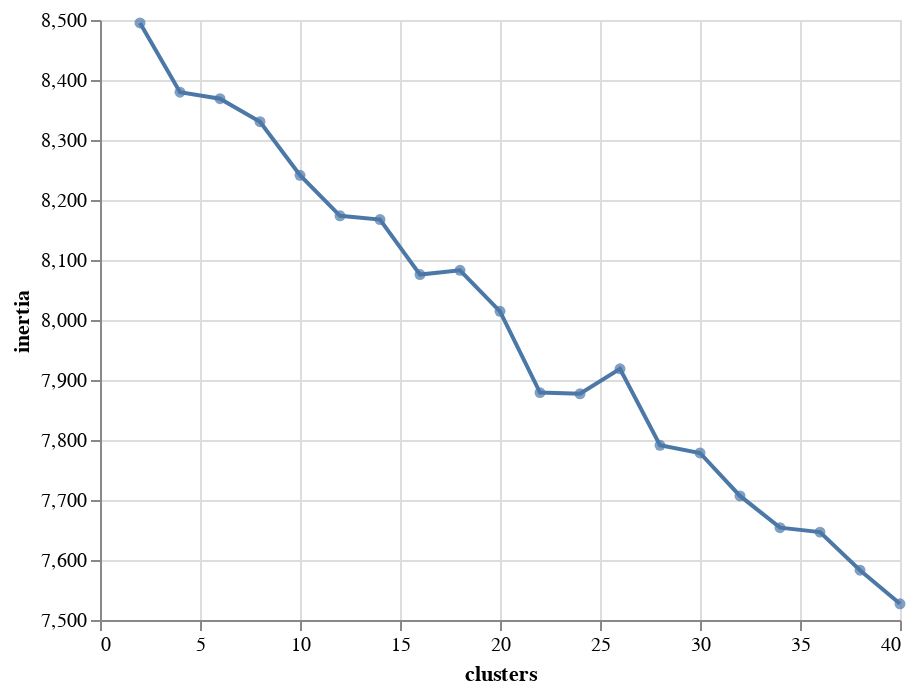

The code cell stored with this chart in its notebook:
### Code cell
# Just see if there's an obvious knee in the plot
data = alt.Data(values=performance)

lines = alt.Chart(data).mark_line().encode(
    alt.X('clusters:Q', scale=alt.Scale(zero=False)),
    alt.Y('inertia:Q', scale=alt.Scale(zero=False))
)

points = alt.Chart(data).mark_circle().encode(
    alt.X('clusters:Q', scale=alt.Scale(zero=False)),
    alt.Y('inertia:Q', scale=alt.Scale(zero=False))
)

lines + points

### Figure 1 — Vega-Lite specification as saved in the notebook (floating-point values rounded to 4 significant figures)
{"$schema": "https://vega.github.io/schema/vega-lite/v2.4.1.json", "config": {"view": {"height": 300, "width": 400}}, "layer": [{"data": {"values": [{"clusters": 2, "inertia": 8495.0}, {"clusters": 4, "inertia": 8380.0}, {"clusters": 6, "inertia": 8369.0}, {"clusters": 8, "inertia": 8331.0}, {"clusters": 10, "inertia": 8241.0}, {"clusters": 12, "inertia": 8174.0}, {"clusters": 14, "inertia": 8167.0}, {"clusters": 16, "inertia": 8076.0}, {"clusters": 18, "inertia": 8083.0}, {"clusters": 20, "inertia": 8014.0}, {"clusters": 22, "inertia": 7879.0}, {"clusters": 24, "inertia": 7877.0}, {"clusters": 26, "inertia": 7919.0}, {"clusters": 28, "inertia": 7791.0}, {"clusters": 30, "inertia": 7778.0}, {"clusters": 32, "inertia": 7707.0}, {"clusters": 34, "inertia": 7654.0}, {"clusters": 36, "inertia": 7646.0}, {"clusters": 38, "inertia": 7583.0}, {"clusters": 40, "inertia": 7527.0}]}, "encoding": {"x": {"field": "clusters", "scale": {"zero": false}, "type": "quantitative"}, "y": {"field": "inertia", "scale": {"zero": false}, "type": "quantitative"}}, "mark": "line"}, {"data": {"values": [{"clusters": 2, "inertia": 8495.0}, {"clusters": 4, "inertia": 8380.0}, {"clusters": 6, "inertia": 8369.0}, {"clusters": 8, "inertia": 8331.0}, {"clusters": 10, "inertia": 8241.0}, {"clusters": 12, "inertia": 8174.0}, {"clusters": 14, "inertia": 8167.0}, {"clusters": 16, "inertia": 8076.0}, {"clusters": 18, "inertia": 8083.0}, {"clusters": 20, "inertia": 8014.0}, {"clusters": 22, "inertia": 7879.0}, {"clusters": 24, "inertia": 7877.0}, {"clusters": 26, "inertia": 7919.0}, {"clusters": 28, "inertia": 7791.0}, {"clusters": 30, "inertia": 7778.0}, {"clusters": 32, "inertia": 7707.0}, {"clusters": 34, "inertia": 7654.0}, {"clusters": 36, "inertia": 7646.0}, {"clusters": 38, "inertia": 7583.0}, {"clusters": 40, "inertia": 7527.0}]}, "encoding": {"x": {"field": "clusters", "scale": {"zero": false}, "type": "quantitative"}, "y": {"field": "inertia", "scale": {"zero": false}, "type": "quantitative"}}, "mark": "circle"}]}
